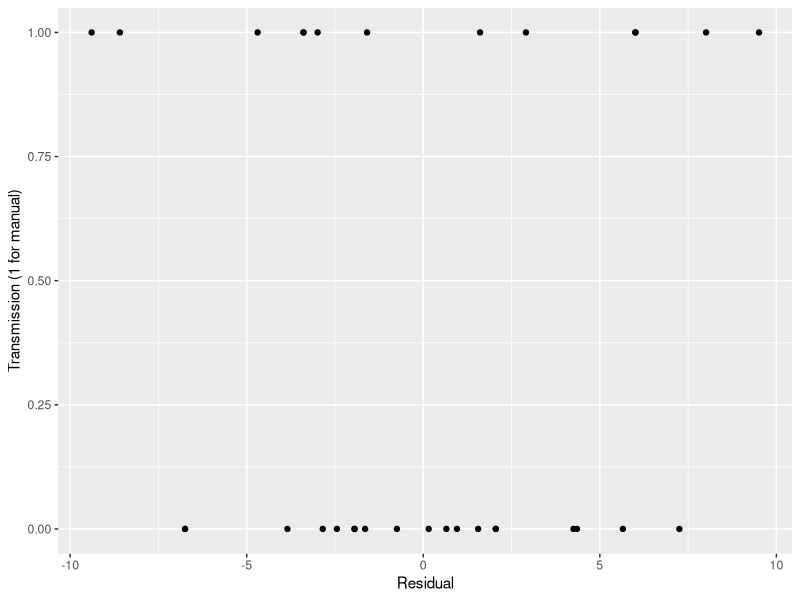
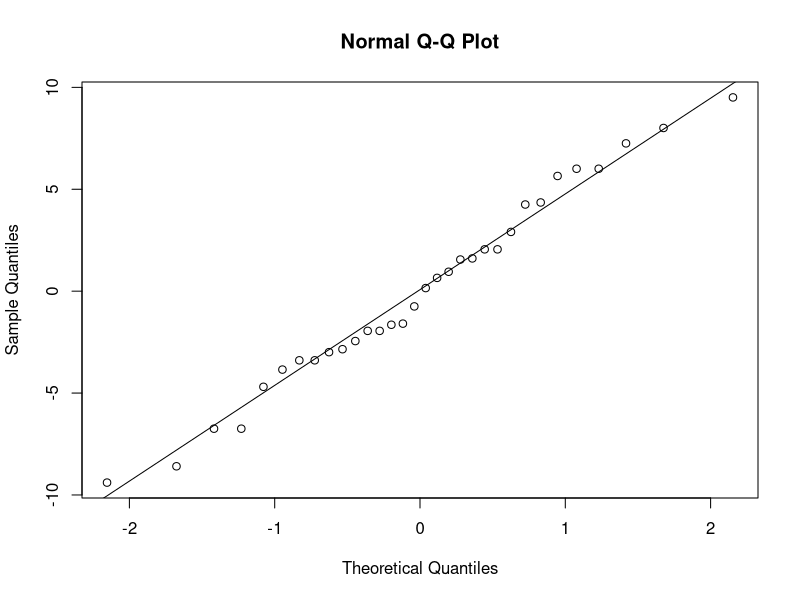

The R source for these figures, in order:
## ---- chunk 1
knitr::opts_chunk$set(echo = TRUE)
## ---- chunk 2
library(ggplot2)
df <- mtcars
## ---- chunk 3
dim(df)
head(df)
## ---- chunk 4
table(df$am)
## ---- chunk 5
fit <- lm(mpg ~ am, data = df)
summary(fit)
## ---- chunk 6
qplot(fit$residuals, df$am, ylab = "Transmission (1 for manual)", xlab = "Residual")
## ---- chunk 7
qqnorm(fit$residuals)
qqline(fit$residuals)
